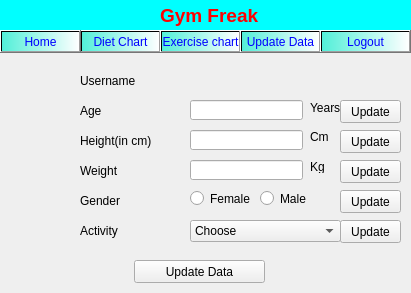
<?xml version="1.0" encoding="UTF-8"?>
<ui version="4.0">
 <class>updatedata</class>
 <widget class="QDialog" name="updatedata">
  <property name="geometry">
   <rect>
    <x>0</x>
    <y>0</y>
    <width>411</width>
    <height>293</height>
   </rect>
  </property>
  <property name="windowTitle">
   <string>Dialog</string>
  </property>
  <widget class="QLabel" name="label">
   <property name="geometry">
    <rect>
     <x>0</x>
     <y>0</y>
     <width>411</width>
     <height>51</height>
    </rect>
   </property>
   <property name="styleSheet">
    <string notr="true">background-color: rgb(0, 255, 255);</string>
   </property>
   <property name="text">
    <string/>
   </property>
  </widget>
  <widget class="QPushButton" name="pushButton_2">
   <property name="geometry">
    <rect>
     <x>80</x>
     <y>30</y>
     <width>81</width>
     <height>23</height>
    </rect>
   </property>
   <property name="styleSheet">
    <string notr="true">background-color: qlineargradient(spread:pad, x1:0, y1:0, x2:1, y2:0, stop:0 rgba(82, 239, 216, 255), stop:1 rgba(255, 255, 255, 255));
color: rgb(0, 0, 255);</string>
   </property>
   <property name="text">
    <string>Diet Chart</string>
   </property>
  </widget>
  <widget class="QPushButton" name="pushButton_3">
   <property name="geometry">
    <rect>
     <x>160</x>
     <y>30</y>
     <width>81</width>
     <height>23</height>
    </rect>
   </property>
   <property name="styleSheet">
    <string notr="true">background-color: qlineargradient(spread:pad, x1:0, y1:0, x2:1, y2:0, stop:0 rgba(82, 239, 216, 255), stop:1 rgba(255, 255, 255, 255));
color: rgb(0, 0, 255);</string>
   </property>
   <property name="text">
    <string>Exercise chart</string>
   </property>
  </widget>
  <widget class="QLabel" name="label_2">
   <property name="geometry">
    <rect>
     <x>160</x>
     <y>0</y>
     <width>111</width>
     <height>31</height>
    </rect>
   </property>
   <property name="text">
    <string>&lt;html&gt;&lt;head/&gt;&lt;body&gt;&lt;p&gt;&lt;span style=&quot; font-size:14pt; font-weight:600; color:#ff0000;&quot;&gt;Gym Freak&lt;/span&gt;&lt;/p&gt;&lt;/body&gt;&lt;/html&gt;</string>
   </property>
  </widget>
  <widget class="QPushButton" name="pushButton_4">
   <property name="geometry">
    <rect>
     <x>240</x>
     <y>30</y>
     <width>81</width>
     <height>23</height>
    </rect>
   </property>
   <property name="styleSheet">
    <string notr="true">background-color: qlineargradient(spread:pad, x1:0, y1:0, x2:1, y2:0, stop:0 rgba(82, 239, 216, 255), stop:1 rgba(255, 255, 255, 255));
color: rgb(0, 0, 255);</string>
   </property>
   <property name="text">
    <string>Update Data</string>
   </property>
  </widget>
  <widget class="QPushButton" name="pushButton_5">
   <property name="geometry">
    <rect>
     <x>320</x>
     <y>30</y>
     <width>91</width>
     <height>23</height>
    </rect>
   </property>
   <property name="styleSheet">
    <string notr="true">background-color: qlineargradient(spread:pad, x1:0, y1:0, x2:1, y2:0, stop:0 rgba(82, 239, 216, 255), stop:1 rgba(255, 255, 255, 255));
color: rgb(0, 0, 255);</string>
   </property>
   <property name="text">
    <string>Logout</string>
   </property>
  </widget>
  <widget class="QPushButton" name="pushButton">
   <property name="geometry">
    <rect>
     <x>0</x>
     <y>30</y>
     <width>81</width>
     <height>23</height>
    </rect>
   </property>
   <property name="styleSheet">
    <string notr="true">background-color: qlineargradient(spread:pad, x1:0, y1:0, x2:1, y2:0, stop:0 rgba(82, 239, 216, 255), stop:1 rgba(255, 255, 255, 255));
color: rgb(0, 0, 255);</string>
   </property>
   <property name="text">
    <string>Home</string>
   </property>
  </widget>
  <widget class="QLineEdit" name="leage">
   <property name="geometry">
    <rect>
     <x>190</x>
     <y>100</y>
     <width>113</width>
     <height>20</height>
    </rect>
   </property>
  </widget>
  <widget class="QRadioButton" name="leradioM">
   <property name="geometry">
    <rect>
     <x>260</x>
     <y>190</y>
     <width>82</width>
     <height>17</height>
    </rect>
   </property>
   <property name="text">
    <string>Male</string>
   </property>
  </widget>
  <widget class="QLabel" name="label_9">
   <property name="geometry">
    <rect>
     <x>310</x>
     <y>160</y>
     <width>47</width>
     <height>13</height>
    </rect>
   </property>
   <property name="text">
    <string>Kg</string>
   </property>
  </widget>
  <widget class="QComboBox" name="activitybox">
   <property name="geometry">
    <rect>
     <x>190</x>
     <y>220</y>
     <width>151</width>
     <height>22</height>
    </rect>
   </property>
   <item>
    <property name="text">
     <string>Choose</string>
    </property>
   </item>
   <item>
    <property name="text">
     <string>Little/No activity</string>
    </property>
   </item>
   <item>
    <property name="text">
     <string>Lightly Active(1-3 times a week)</string>
    </property>
   </item>
   <item>
    <property name="text">
     <string>Moderately Active(3-5 times a week)</string>
    </property>
   </item>
   <item>
    <property name="text">
     <string>Very Active(Daily exercise)</string>
    </property>
   </item>
  </widget>
  <widget class="QLabel" name="label_5">
   <property name="geometry">
    <rect>
     <x>80</x>
     <y>190</y>
     <width>51</width>
     <height>21</height>
    </rect>
   </property>
   <property name="text">
    <string>Gender</string>
   </property>
  </widget>
  <widget class="QLabel" name="label_6">
   <property name="geometry">
    <rect>
     <x>80</x>
     <y>220</y>
     <width>51</width>
     <height>21</height>
    </rect>
   </property>
   <property name="text">
    <string>Activity</string>
   </property>
  </widget>
  <widget class="QLabel" name="label_3">
   <property name="geometry">
    <rect>
     <x>80</x>
     <y>70</y>
     <width>61</width>
     <height>21</height>
    </rect>
   </property>
   <property name="text">
    <string>Username</string>
   </property>
  </widget>
  <widget class="QLabel" name="label_4">
   <property name="geometry">
    <rect>
     <x>80</x>
     <y>160</y>
     <width>61</width>
     <height>21</height>
    </rect>
   </property>
   <property name="text">
    <string>Weight</string>
   </property>
  </widget>
  <widget class="QLabel" name="label_7">
   <property name="geometry">
    <rect>
     <x>80</x>
     <y>130</y>
     <width>71</width>
     <height>21</height>
    </rect>
   </property>
   <property name="text">
    <string>Height(in cm)</string>
   </property>
  </widget>
  <widget class="QPushButton" name="pushButton_6">
   <property name="geometry">
    <rect>
     <x>134</x>
     <y>260</y>
     <width>131</width>
     <height>23</height>
    </rect>
   </property>
   <property name="text">
    <string>Update Data</string>
   </property>
  </widget>
  <widget class="QLineEdit" name="leheight">
   <property name="geometry">
    <rect>
     <x>190</x>
     <y>130</y>
     <width>113</width>
     <height>20</height>
    </rect>
   </property>
  </widget>
  <widget class="QLabel" name="label_8">
   <property name="geometry">
    <rect>
     <x>310</x>
     <y>130</y>
     <width>47</width>
     <height>13</height>
    </rect>
   </property>
   <property name="text">
    <string>Cm</string>
   </property>
  </widget>
  <widget class="QLineEdit" name="leweight">
   <property name="geometry">
    <rect>
     <x>190</x>
     <y>160</y>
     <width>113</width>
     <height>20</height>
    </rect>
   </property>
  </widget>
  <widget class="QLabel" name="label_10">
   <property name="geometry">
    <rect>
     <x>80</x>
     <y>100</y>
     <width>61</width>
     <height>21</height>
    </rect>
   </property>
   <property name="text">
    <string>Age</string>
   </property>
  </widget>
  <widget class="QLabel" name="label_11">
   <property name="geometry">
    <rect>
     <x>310</x>
     <y>100</y>
     <width>41</width>
     <height>16</height>
    </rect>
   </property>
   <property name="text">
    <string>Years</string>
   </property>
  </widget>
  <widget class="QRadioButton" name="leradioF">
   <property name="geometry">
    <rect>
     <x>190</x>
     <y>190</y>
     <width>82</width>
     <height>17</height>
    </rect>
   </property>
   <property name="text">
    <string>Female</string>
   </property>
  </widget>
  <widget class="QLabel" name="usershow">
   <property name="geometry">
    <rect>
     <x>190</x>
     <y>70</y>
     <width>61</width>
     <height>21</height>
    </rect>
   </property>
   <property name="text">
    <string/>
   </property>
  </widget>
  <widget class="QLabel" name="ageshow">
   <property name="geometry">
    <rect>
     <x>190</x>
     <y>100</y>
     <width>71</width>
     <height>21</height>
    </rect>
   </property>
   <property name="text">
    <string/>
   </property>
  </widget>
  <widget class="QLabel" name="heightshow">
   <property name="geometry">
    <rect>
     <x>190</x>
     <y>130</y>
     <width>71</width>
     <height>21</height>
    </rect>
   </property>
   <property name="text">
    <string/>
   </property>
  </widget>
  <widget class="QLabel" name="weightshow">
   <property name="geometry">
    <rect>
     <x>190</x>
     <y>160</y>
     <width>71</width>
     <height>21</height>
    </rect>
   </property>
   <property name="text">
    <string/>
   </property>
  </widget>
  <widget class="QLabel" name="gendershow">
   <property name="geometry">
    <rect>
     <x>190</x>
     <y>190</y>
     <width>71</width>
     <height>21</height>
    </rect>
   </property>
   <property name="text">
    <string/>
   </property>
  </widget>
  <widget class="QLabel" name="activityshow">
   <property name="geometry">
    <rect>
     <x>190</x>
     <y>220</y>
     <width>151</width>
     <height>21</height>
    </rect>
   </property>
   <property name="text">
    <string/>
   </property>
  </widget>
  <widget class="QPushButton" name="upage">
   <property name="geometry">
    <rect>
     <x>340</x>
     <y>100</y>
     <width>61</width>
     <height>23</height>
    </rect>
   </property>
   <property name="text">
    <string>Update</string>
   </property>
  </widget>
  <widget class="QPushButton" name="pushButton_8">
   <property name="geometry">
    <rect>
     <x>340</x>
     <y>130</y>
     <width>61</width>
     <height>23</height>
    </rect>
   </property>
   <property name="text">
    <string>Update</string>
   </property>
  </widget>
  <widget class="QPushButton" name="pushButton_9">
   <property name="geometry">
    <rect>
     <x>340</x>
     <y>160</y>
     <width>61</width>
     <height>23</height>
    </rect>
   </property>
   <property name="text">
    <string>Update</string>
   </property>
  </widget>
  <widget class="QPushButton" name="pushButton_10">
   <property name="geometry">
    <rect>
     <x>340</x>
     <y>190</y>
     <width>61</width>
     <height>23</height>
    </rect>
   </property>
   <property name="text">
    <string>Update</string>
   </property>
  </widget>
  <widget class="QPushButton" name="pushButton_11">
   <property name="geometry">
    <rect>
     <x>340</x>
     <y>220</y>
     <width>61</width>
     <height>23</height>
    </rect>
   </property>
   <property name="text">
    <string>Update</string>
   </property>
  </widget>
 </widget>
 <resources/>
 <connections/>
</ui>
